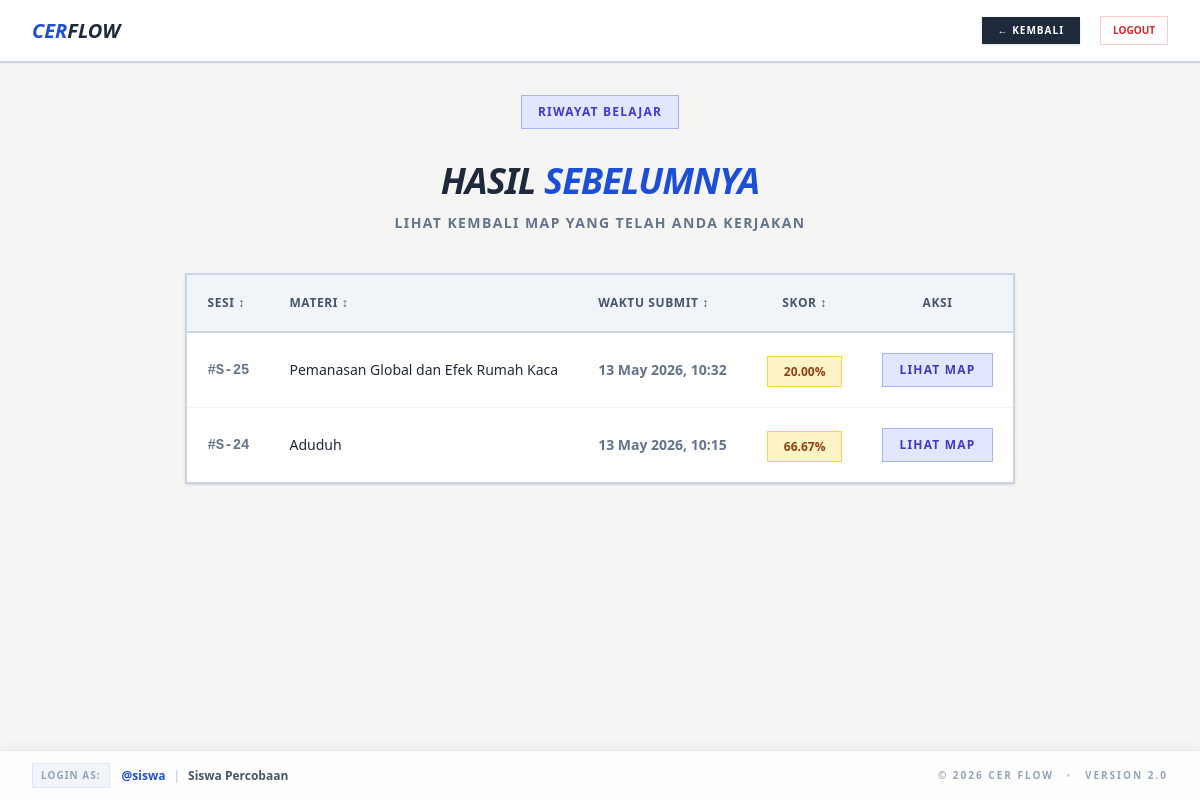
Screenshot of /history.php (signed in) with the database file from the repository.
### tables this page shows
CREATE TABLE `scores` (
  `id` int NOT NULL AUTO_INCREMENT,
  `user_id` int DEFAULT NULL,
  `map_id` int DEFAULT NULL,
  `session_id` int DEFAULT NULL,
  `score` decimal(5,2) DEFAULT NULL,
  `submitted_at` timestamp NOT NULL DEFAULT CURRENT_TIMESTAMP,
  `map_data` longtext,
  PRIMARY KEY (`id`),
  KEY `user_id` (`user_id`),
  KEY `map_id` (`map_id`),
  KEY `session_id` (`session_id`),
  CONSTRAINT `scores_ibfk_1` FOREIGN KEY (`user_id`) REFERENCES `users` (`id`) ON DELETE CASCADE,
  CONSTRAINT `scores_ibfk_2` FOREIGN KEY (`map_id`) REFERENCES `cer_maps` (`id`) ON DELETE CASCADE,
  CONSTRAINT `scores_ibfk_3` FOREIGN KEY (`session_id`) REFERENCES `user_sessions` (`id`) ON DELETE CASCADE
);

CREATE TABLE `cer_maps` (
  `id` int NOT NULL AUTO_INCREMENT,
  `title` varchar(100) NOT NULL,
  `allow_feedback` tinyint(1) NOT NULL DEFAULT '1',
  `reading_text` text,
  `allow_reading` tinyint(1) NOT NULL DEFAULT '1',
  `created_at` timestamp NOT NULL DEFAULT CURRENT_TIMESTAMP,
  PRIMARY KEY (`id`)
);

### app/Models/Score.php (called while the page is built, shortened)
<?php
class Score {
    private $conn;
    private $table_name = "scores";
    public function __construct($db) {
        $this->conn = $db;
    }
    public function getByUserId($user_id) {
        $query = "SELECT s.id as score_id, s.session_id, s.score, s.submitted_at, s.map_data, m.title as map_title
                  FROM " . $this->table_name . " s
                  JOIN cer_maps m ON s.map_id = m.id
                  WHERE s.user_id = :user_id
                  ORDER BY s.submitted_at DESC";
        $stmt = $this->conn->prepare($query);
        $stmt->bindParam(':user_id', $user_id);
        $stmt->execute();
        return $stmt->fetchAll(PDO::FETCH_ASSOC);
    }
}
?>

### history.php (the view, shortened to what this page needs)
<?php
require_once 'app/Models/Score.php';
$database = new Database();
$db = $database->getConnection();
$scoreModel = new Score($db);
$user_id = $_SESSION['user_id'];
$scores = $scoreModel->getByUserId($user_id);
include 'partials/header.php';
include 'partials/navbar.php';
?>
<div class="max-w-6xl mx-auto p-8 pb-24">
    <div class="mb-10 text-center">
        <span class="text-xs font-black text-indigo-700 bg-indigo-100 px-4 py-2 uppercase tracking-widest mb-4 inline-block border border-indigo-300">Riwayat Belajar</span>
        <h2 class="text-4xl font-black text-slate-800 tracking-tight uppercase italic mt-4">Hasil <span class="text-blue-700">Sebelumnya</span></h2>
        <p class="text-sm text-slate-500 font-bold uppercase tracking-widest mt-3">Lihat kembali map yang telah Anda kerjakan</p>
    </div>
    <div class="bg-white border-2 border-slate-300 shadow overflow-hidden">
        <table class="w-full text-left border-collapse" id="history-table">
            <thead>
                <tr class="bg-slate-100 border-b-2 border-slate-300 text-xs uppercase font-black text-slate-600 tracking-wider">
                    <th class="p-5 cursor-pointer hover:text-blue-700 transition-colors" onclick="sortTable(0)">Sesi ↕</th>
                    <th class="p-5 cursor-pointer hover:text-blue-700 transition-colors" onclick="sortTable(1)">Materi ↕</th>
                    <th class="p-5 cursor-pointer hover:text-blue-700 transition-colors" onclick="sortTable(2)">Waktu Submit ↕</th>
                    <th class="p-5 text-center cursor-pointer hover:text-blue-700 transition-colors" onclick="sortTable(3)">Skor ↕</th>
                    <th class="p-5 text-center">Aksi</th>
                </tr>
            </thead>
            <tbody class="divide-y divide-slate-100" id="table-body">
                <?php if (count($scores) > 0): ?>
                    <?php foreach ($scores as $s): ?>
                        <tr class="hover:bg-stone-50 transition-all group" data-full-date="<?php echo $s['submitted_at']; ?>">
                            <td class="p-5 text-sm font-mono font-bold text-slate-500">
                                #S-<?php echo $s['session_id']; ?>
                            </td>
                            <td class="p-5 text-sm font-medium text-slate-800">
                                <?php echo htmlspecialchars($s['map_title']); ?>
                            </td>
                            <td class="p-5 text-sm font-bold text-slate-500">
                                <?php echo date('d M Y, H:i', strtotime($s['submitted_at'])); ?>
                            </td>
                            <td class="p-5 text-center">
                                <span class="px-4 py-1.5 text-xs font-black border <?php echo $s['score'] >= 70 ? 'bg-emerald-100 text-emerald-800 border-emerald-300' : 'bg-amber-100 text-amber-800 border-amber-300'; ?>">
                                    <?php echo $s['score']; ?>%
                                </span>
                            </td>
                            <td class="p-5 text-center">
                                <?php if (!empty($s['map_data'])): ?>
                                    <a href="view_map.php?score_id=<?php echo $s['score_id']; ?>" class="bg-indigo-100 text-indigo-700 border border-indigo-300 px-4 py-2 text-xs font-black uppercase tracking-widest hover:bg-indigo-700 hover:text-white transition-all inline-block">
                                        Lihat Map
                                    </a>
                                <?php else: ?>
                                    <span class="text-slate-300 text-[10px] font-bold uppercase tracking-widest">N/A</span>
                                <?php endif; ?>
                            </td>
                        </tr>
                    <?php endforeach; ?>
                <?php endif; ?>
            </tbody>
        </table>
    </div>
</div>
<?php include 'partials/footer.php'; ?>

### partials/header.php (style rules this page uses)
* { border-radius: 0 !important; }
body { font-size: 14px; }

### rows the page displays
scores: session "25", map.title "Pemanasan Global dan Efek Rumah Kaca", submitted_at "13 May 2026, 10:32", score "20.00"
scores: session "24", map.title "Aduduh", submitted_at "13 May 2026, 10:15", score "66.67"

### other values shown
$_SESSION['username'] "siswa"
$_SESSION['namalengkap'] "Siswa Percobaan"
